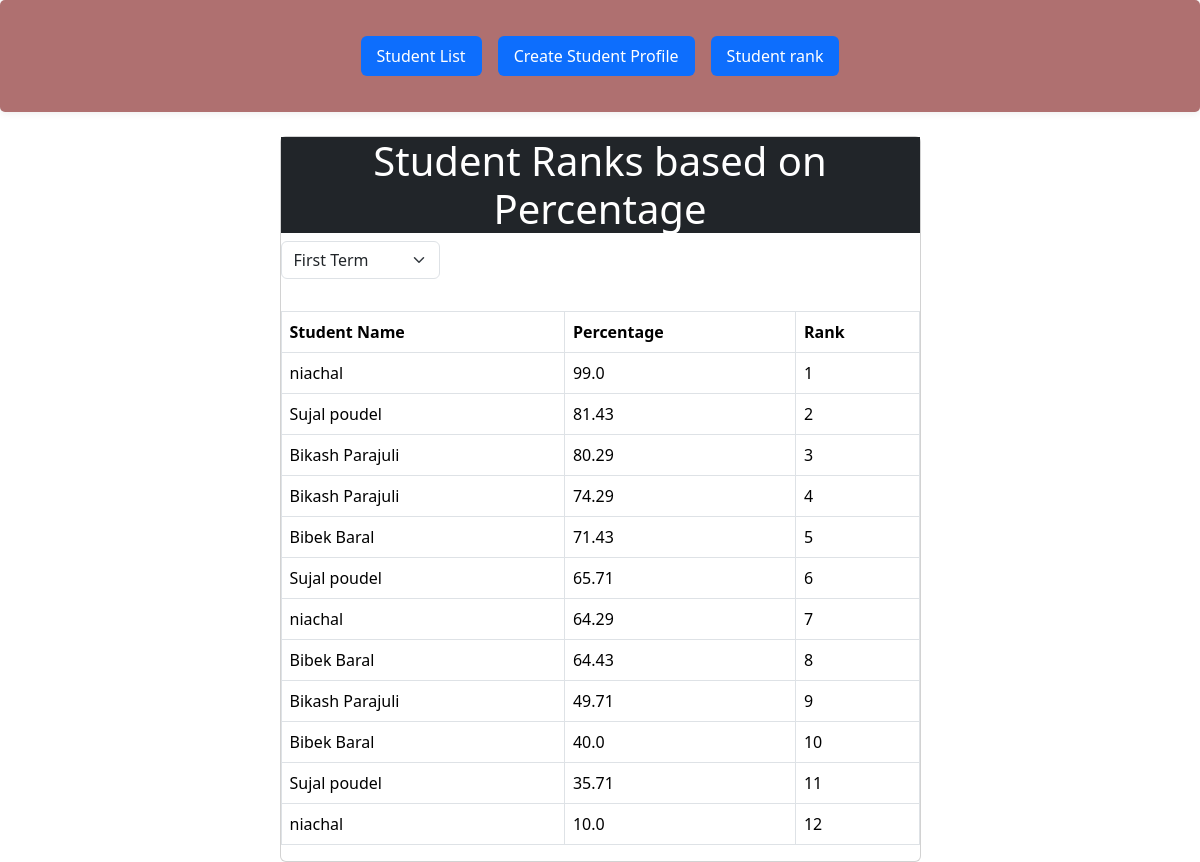
The page /student_rank/ on the database as committed earlier.
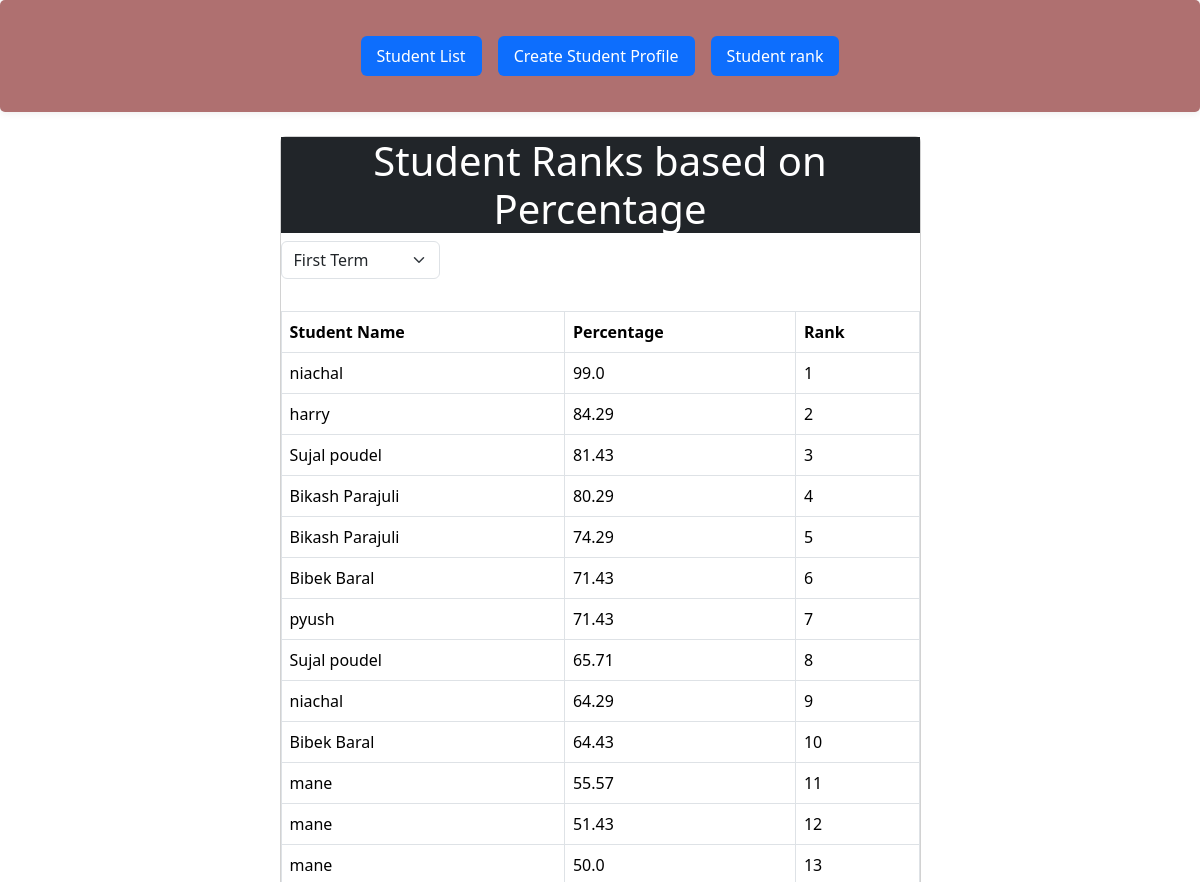
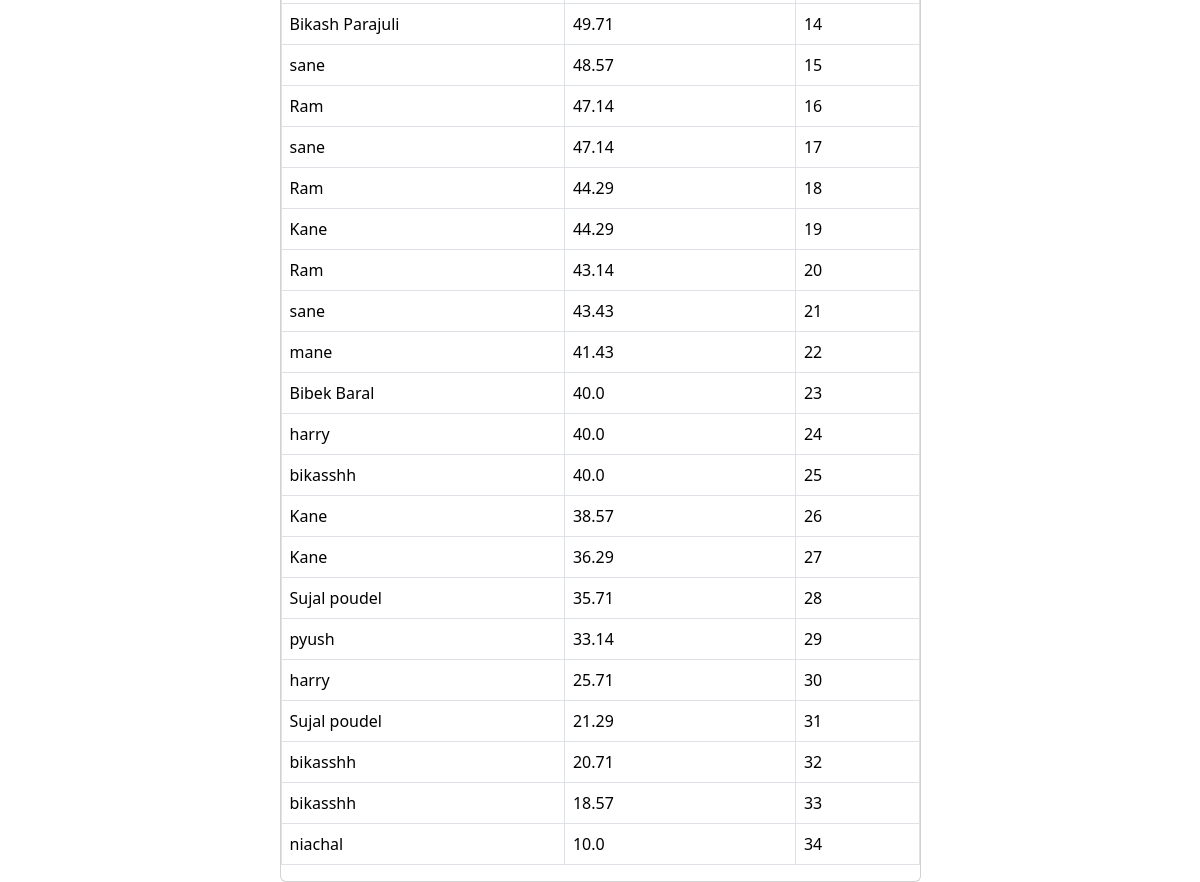
The same page on the database as committed later (2 pictures, top to bottom).
### grading_tool/models.py (models this page shows, shortened)
class Marks(models.Model):
    TERM_CHOICES = (
        ("First Term", "first_term"), ("Second Term", "second_term"), ("Final Term", "final_term")
    )
    marks_english = models.IntegerField(validators=[MaxValueValidator(100)])
    marks_nepali = models.IntegerField(validators=[MaxValueValidator(100)])
    marks_science = models.IntegerField(validators=[MaxValueValidator(100)])
    marks_math = models.IntegerField(validators=[MaxValueValidator(100)])
    marks_social = models.IntegerField(validators=[MaxValueValidator(100)])
    marks_eph = models.IntegerField(validators=[MaxValueValidator(100)])
    marks_occupation = models.IntegerField(validators=[MaxValueValidator(100)])
    marks_economics = models.IntegerField(validators=[MaxValueValidator(100)])
    students = models.ForeignKey(Student_profile, on_delete=models.CASCADE, blank=True, null=True)
    term = models.CharField(max_length=250, choices=TERM_CHOICES, default="first term")
    def Calculate_percentage(self):
        Total_marks = self.marks_english + self.marks_nepali + self.marks_science + self.marks_math + self.marks_social + self.marks_eph + self.marks_occupation
        Total_sub = 7
        maximum_marks_per_subject = 100
        total_maximum_marks = maximum_marks_per_subject * Total_sub
        percentage = (Total_marks / total_maximum_marks) * 100
        return round(percentage, 2)

class Student_profile(models.Model):
    student_name = models.CharField(max_length=100)
    student_age = models.IntegerField()
    student_rollno = models.IntegerField()
    student_address = models.CharField(max_length=250)
    student_contact = models.IntegerField()
    student_email = models.CharField(blank=True, null=True, max_length=250)
    student_standard = models.IntegerField()
    student_photo = models.ImageField(upload_to='student_photos/', null=True, blank=True)

### grading_tool/views.py (the view)
# urls.py: path('student_rank/', StudentRankListView.as_view(), name='student_rank'),
class StudentRankListView(ListView):
    model = Marks
    template_name = 'student_rank.html'  # Update with your actual template name
    context_object_name = 'object_list'
    def get_queryset(self):
        term = self.request.GET.get('term')
        if term:
            queryset = Marks.objects.filter(term=term).annotate(
                percentage=ExpressionWrapper(
                    (
                        F('marks_english') + F('marks_nepali') + F('marks_science') +
                        F('marks_math') + F('marks_social') + F('marks_eph') + F('marks_occupation')
                    ) * 100 / (7 * 100),
                    output_field=FloatField()
                 )
            ).order_by('-percentage')
        else:
            queryset = Marks.objects.annotate(
                percentage=ExpressionWrapper(
                    (
                        F('marks_english') + F('marks_nepali') + F('marks_science') +
                        F('marks_math') + F('marks_social') + F('marks_eph') + F('marks_occupation')
                    ) * 100 / (7 * 100),
                    output_field=FloatField()
                 )
            ).order_by('-percentage')
        return queryset

### grading_tool/templates/student_rank.html (shortened to what this page needs)
{% extends 'base.html' %}
{% block content %}
<section>
  <div class="container h-100">
    <div class="row d-flex justify-content-center align-items-center h-100">
      <div class="col-12 col-md-9 col-lg-7 col-xl-7">
        <div class="card mt-4">
          <div class="row">
            <div class="col-sm-12">
              <div class="heading text-center bg-dark text-white">
                <h1>Student Ranks based on Percentage</h1>
              </div>
              <div class="col-sm-3 mb-3">
                <select name="term" class="form-select" id="id_term_select">
                  <option value="First Term" selected>First Term</option>
                </select>
              </div>
            </div>
          </div>
          <table class="table table-bordered mt-3" id="student-rank-table">
            <thead>
              <tr>
                <th>Student Name</th>
                <th>Percentage</th>
                <th>Rank</th>
              </tr>
            </thead>
            <tbody id="student-rank-body">
              {% for mark in object_list %}
              <tr>
                <td>{{ mark.students.student_name }}</td>
                <td>{{ mark.Calculate_percentage }}</td>
                <td>{{ forloop.counter }}</td>
              </tr>
              {% endfor %}
            </tbody>
          </table>
        </div>
      </div>
    </div>
  </div>
</section>
{% endblock %}

Rows that differ between the two databases and show on the page:
added Marks: students.student_name "harry", Calculate_percentage "84.29"
added Marks: students.student_name "pyush", Calculate_percentage "71.43"
added Marks: students.student_name "mane", Calculate_percentage "55.57"
added Marks: students.student_name "mane", Calculate_percentage "51.43"
added Marks: students.student_name "mane", Calculate_percentage "50.0"
added Marks: students.student_name "sane", Calculate_percentage "48.57"
added Marks: students.student_name "Ram", Calculate_percentage "47.14"
added Marks: students.student_name "sane", Calculate_percentage "47.14"
added Marks: students.student_name "Ram", Calculate_percentage "44.29"
added Marks: students.student_name "Kane", Calculate_percentage "44.29"
added Marks: students.student_name "Ram", Calculate_percentage "43.14"
added Marks: students.student_name "sane", Calculate_percentage "43.43"
added Marks: students.student_name "mane", Calculate_percentage "41.43"
added Marks: students.student_name "harry", Calculate_percentage "40.0"
added Marks: students.student_name "bikasshh", Calculate_percentage "40.0"
added Marks: students.student_name "Kane", Calculate_percentage "38.57"
added Marks: students.student_name "Kane", Calculate_percentage "36.29"
added Marks: students.student_name "pyush", Calculate_percentage "33.14"
added Marks: students.student_name "harry", Calculate_percentage "25.71"
added Marks: students.student_name "Sujal poudel", Calculate_percentage "21.29"
added Marks: students.student_name "bikasshh", Calculate_percentage "20.71"
added Marks: students.student_name "bikasshh", Calculate_percentage "18.57"
